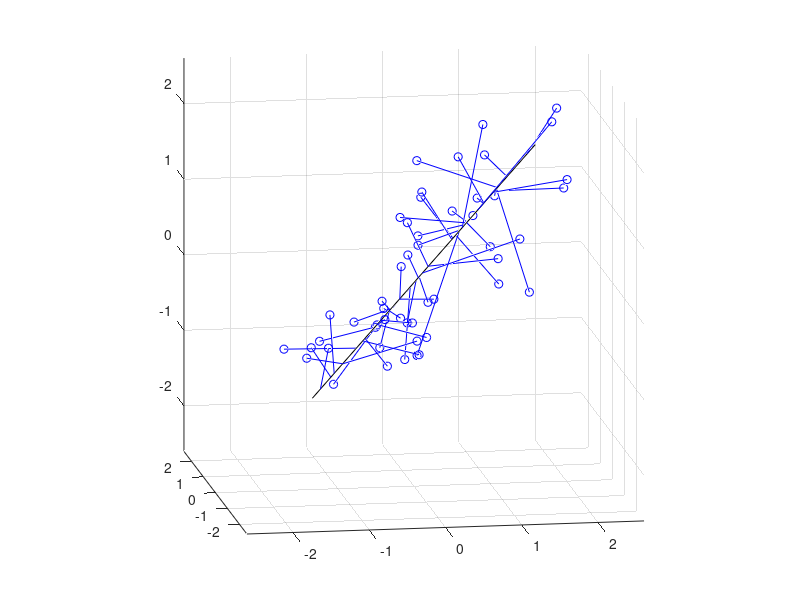

Write the MATLAB code that produced this figure.
rng(5,'twister');
seg_rgb = mvnrnd([0 0 0], [1 .2 .7; .2 1 0; .7 0 1],50);


[coeff,score,roots] = pca(seg_rgb);
[n,p] = size(seg_rgb);
meanX = mean(seg_rgb,1);

dirVect = coeff(:,1)
t = [min(score(:,1))-.2, max(score(:,1))+.2];
endpts = [meanX + t(1)*dirVect'; meanX + t(2)*dirVect'];
plot3(endpts(:,1),endpts(:,2),endpts(:,3),'k-');

Xfit1 = repmat(meanX,n,1) + score(:,1)*coeff(:,1)';
X1 = [seg_rgb(:,1) Xfit1(:,1) nan*ones(n,1)];
X2 = [seg_rgb(:,2) Xfit1(:,2) nan*ones(n,1)];
X3 = [seg_rgb(:,3) Xfit1(:,3) nan*ones(n,1)];
hold on
plot3(X1',X2',X3','b-', seg_rgb(:,1),seg_rgb(:,2),seg_rgb(:,3),'bo');
hold off
maxlim = max(abs(seg_rgb(:)))*1.1;
axis([-maxlim maxlim -maxlim maxlim -maxlim maxlim]);
axis square
view(-9,12);
grid on